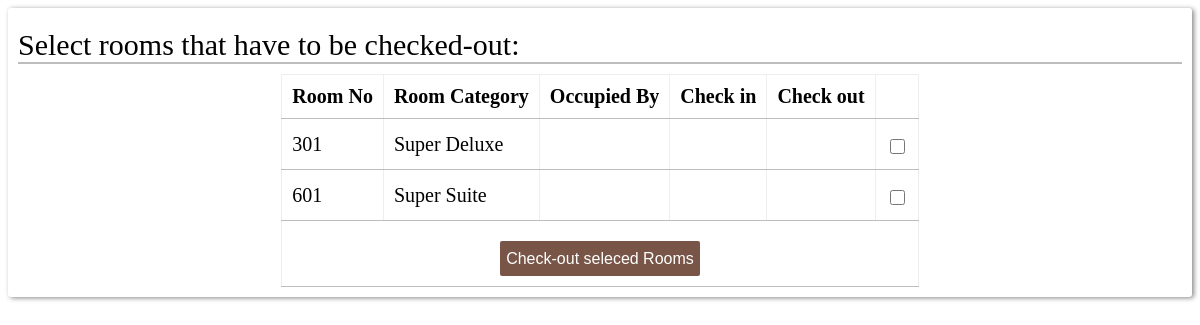
/manageRooms.php, run on the app's committed database.
### tables this page shows
CREATE TABLE `rooms` (
  `room_no` int(4) NOT NULL,
  `category` varchar(15) NOT NULL,
  `capacity` int(1) NOT NULL,
  `rate` int(4) NOT NULL,
  `extra person` int(11) NOT NULL,
  `status` varchar(10) NOT NULL
);

### manageRooms.php (the view, shortened to what this page needs)
<!DOCTYPE html>
<html>
<head>
	<link rel="stylesheet" type="text/css" href="css/admin.css">
</head>
<body>
	<div class="card">
		<div class = "card-heading">Select rooms that have to be checked-out:</div>
		<div class="card-content">
		<?php
		    	$servername = "localhost";
				$pwd =  "";
				$username = "root";
				$conn = mysqli_connect($servername,$username,$pwd,"hotel");
				if(!$conn)
					die();
				else
				{
					$sql = "SELECT * FROM rooms where status = 'occupied'";
					$result = mysqli_query($conn,$sql);
					$rowcount = mysqli_num_rows($result);
					if($rowcount > 0)
					{
						for($i = 0;$i<$rowcount;$i++)
						{
							$row = mysqli_fetch_array($result);
							$rooms[$i] = $row["room_no"];
						}
						$temp = implode("','", $rooms);
						$temp1 = "'".$temp."'";
						$sql = "SELECT * FROM rooms where status = 'occupied'";
						$result = mysqli_query($conn,$sql);
						$sql1 = "SELECT * FROM customerregistration WHERE roomno IN ($temp1)";
						$result1 = mysqli_query($conn,$sql1);
		?>
			<form method = "post" action = "delete.php">
			<center><table border="1px" class = "table">
				<tr>
					<th>Room No</th>
					<th>Room Category</th>
					<th>Occupied By</th>
					<th>Check in</th>
					<th>Check out</th>
					<th></th>
				</tr>
		<?php
						$rowcount = mysqli_num_rows($result);
						if($rowcount>0)
						{
							for($i = 0;$i<$rowcount;$i++)
							{
								$row = mysqli_fetch_array($result);
								$row1 = mysqli_fetch_array($result1);
								echo "<tr>";
								echo ("<td>".$row['room_no']."</td>");
								echo ("<td>".$row['category']."</td>");
								echo ("<td>".$row1['name']."</td>");
								echo ("<td>".$row1['checkin']."</td>");
								echo ("<td>".$row1['checkout']."</td>");
								echo("<td><input type = checkbox class = 'checkbox' name = 'list[]' value = ".$row["room_no"]."></td>");
								echo "</tr>";
							}
							echo ("<tr><td colspan = 6><center><input type = submit value = 'Check-out seleced Rooms'></td></tr>");
						}
					}
					else
						echo "<center><h2>No rooms are booked</h2></center>";
				}
		?>
			</table></center>
			</form>
		</div>
	</div>
</body>
</html>

### css/admin.css (style rules this page uses)
input { width: 200px; height: 35px; font-size: 16px; border-radius: 2px; margin-top: 10px; border: none; border-bottom: 3px solid #D7CCC8; }

### manageRooms.php (style rules this page uses)
.card { background-color: #FFFFFF; padding: 10px; box-shadow: 2px 1px 5px #888888; border-radius: 3px; margin-top: 5px; alignment-baseline: central; }
.card-heading { border-bottom: 2px solid #BDBDBD; margin-top: 10px; font-size: 30px; }
.card-content { margin-top: 10px; font-size: 20px; }
table.table { border:none; border-collapse: collapse; }
table.table tr td { padding:10px; }
table.table tr th { padding:10px; }
table.table tr { border-bottom: 1px solid #BDBDBD; }
input.checkbox { width:15px; height: 15px; font-size: 16px; }
input[type=submit] { background-color: #795548; color: #FFF; border: none; outline: none; }

### data on the page
rooms: room_no "301", category "Super Deluxe"
rooms: room_no "601", category "Super Suite"
